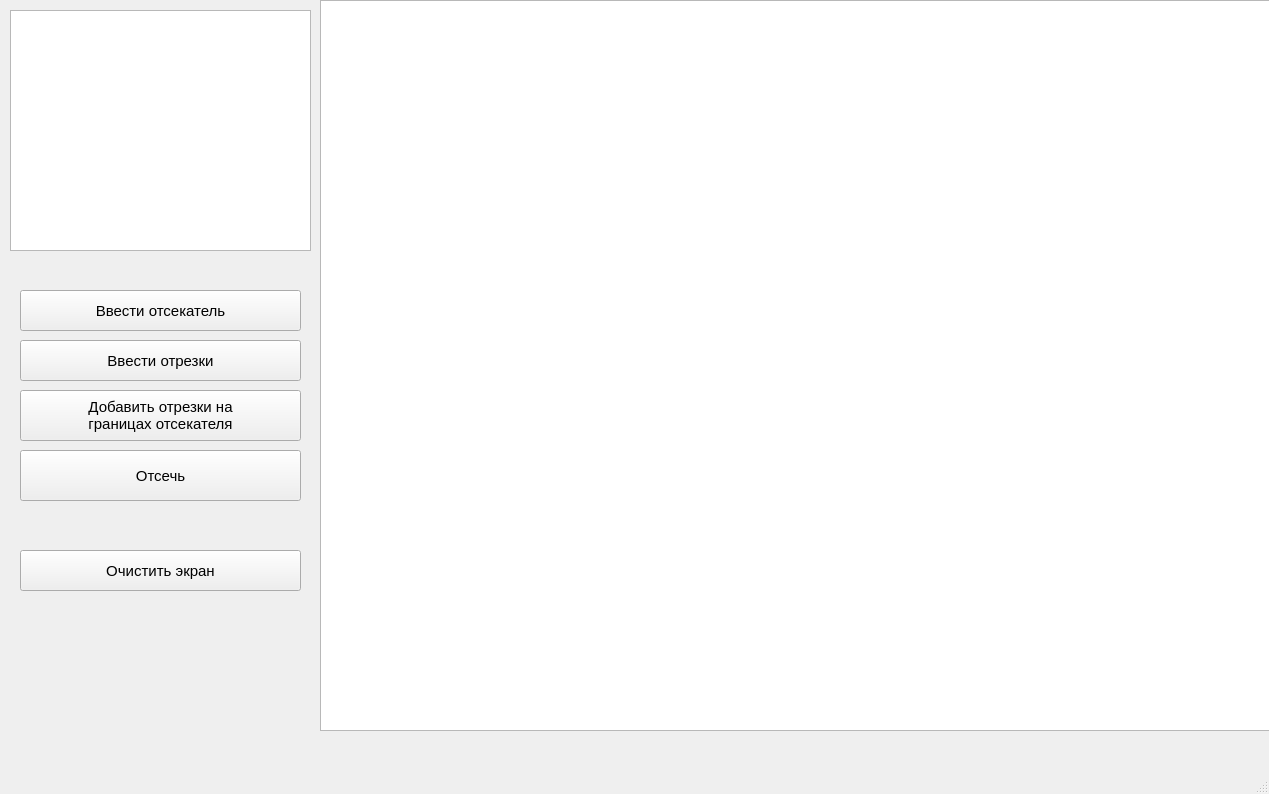
<?xml version="1.0" encoding="UTF-8"?>
<ui version="4.0">
 <class>MainWindow</class>
 <widget class="QMainWindow" name="MainWindow">
  <property name="geometry">
   <rect>
    <x>0</x>
    <y>0</y>
    <width>1269</width>
    <height>794</height>
   </rect>
  </property>
  <property name="windowTitle">
   <string>Лабораторная работа #7</string>
  </property>
  <widget class="QWidget" name="centralwidget">
   <widget class="QGraphicsView" name="graphicsView">
    <property name="geometry">
     <rect>
      <x>320</x>
      <y>0</y>
      <width>951</width>
      <height>731</height>
     </rect>
    </property>
   </widget>
   <widget class="QPushButton" name="but_clear">
    <property name="geometry">
     <rect>
      <x>20</x>
      <y>550</y>
      <width>281</width>
      <height>41</height>
     </rect>
    </property>
    <property name="font">
     <font>
      <pointsize>11</pointsize>
     </font>
    </property>
    <property name="text">
     <string>Очистить экран</string>
    </property>
   </widget>
   <widget class="QListWidget" name="listWidget">
    <property name="geometry">
     <rect>
      <x>10</x>
      <y>10</y>
      <width>301</width>
      <height>241</height>
     </rect>
    </property>
   </widget>
   <widget class="QPushButton" name="but_lines">
    <property name="geometry">
     <rect>
      <x>20</x>
      <y>340</y>
      <width>281</width>
      <height>41</height>
     </rect>
    </property>
    <property name="font">
     <font>
      <pointsize>11</pointsize>
     </font>
    </property>
    <property name="text">
     <string>Ввести отрезки</string>
    </property>
   </widget>
   <widget class="QPushButton" name="but_clip">
    <property name="geometry">
     <rect>
      <x>20</x>
      <y>290</y>
      <width>281</width>
      <height>41</height>
     </rect>
    </property>
    <property name="font">
     <font>
      <pointsize>11</pointsize>
     </font>
    </property>
    <property name="text">
     <string>Ввести отсекатель</string>
    </property>
   </widget>
   <widget class="QPushButton" name="but_add_lines">
    <property name="geometry">
     <rect>
      <x>20</x>
      <y>390</y>
      <width>281</width>
      <height>51</height>
     </rect>
    </property>
    <property name="font">
     <font>
      <pointsize>11</pointsize>
     </font>
    </property>
    <property name="text">
     <string>Добавить отрезки на
границах отсекателя</string>
    </property>
   </widget>
   <widget class="QPushButton" name="but_clipping">
    <property name="geometry">
     <rect>
      <x>20</x>
      <y>450</y>
      <width>281</width>
      <height>51</height>
     </rect>
    </property>
    <property name="font">
     <font>
      <pointsize>11</pointsize>
     </font>
    </property>
    <property name="text">
     <string>Отсечь</string>
    </property>
   </widget>
  </widget>
  <widget class="QMenuBar" name="menubar">
   <property name="geometry">
    <rect>
     <x>0</x>
     <y>0</y>
     <width>1269</width>
     <height>26</height>
    </rect>
   </property>
  </widget>
  <widget class="QStatusBar" name="statusbar"/>
 </widget>
 <resources/>
 <connections/>
</ui>
